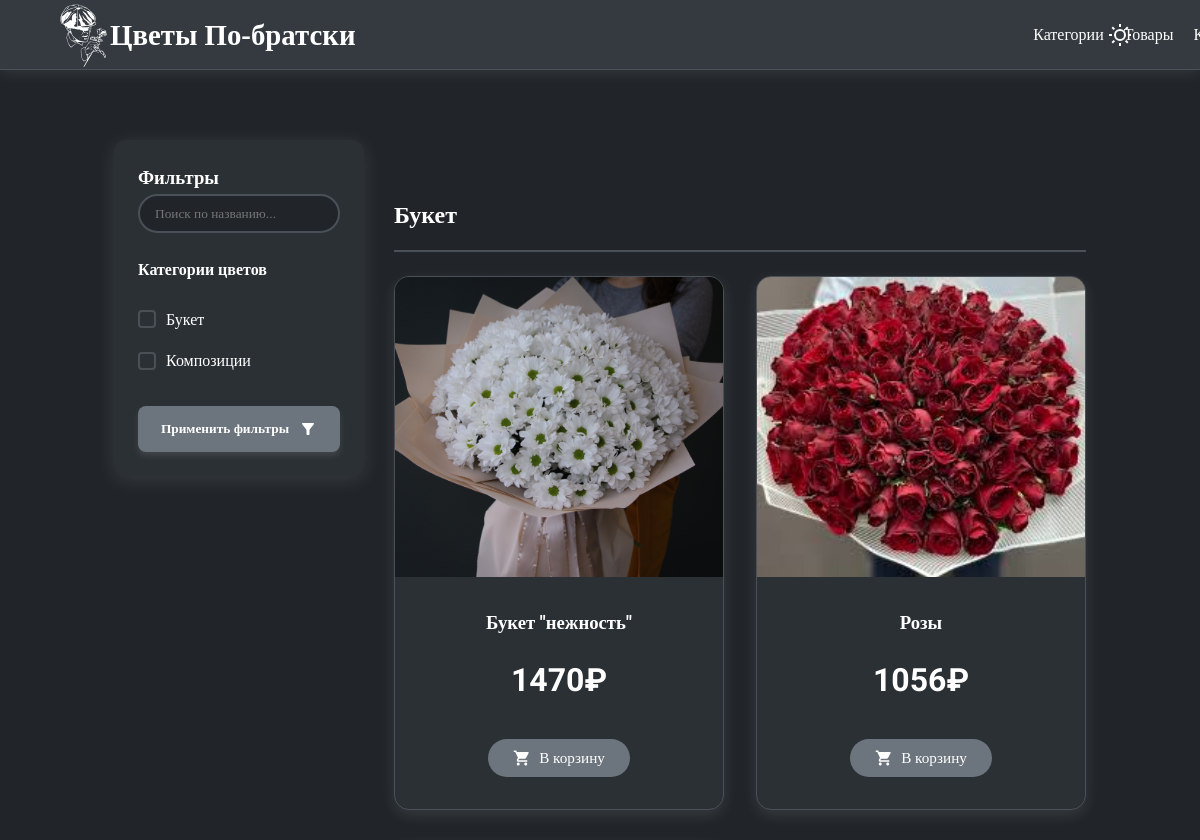
The page /products (upper part) on the database as committed earlier.
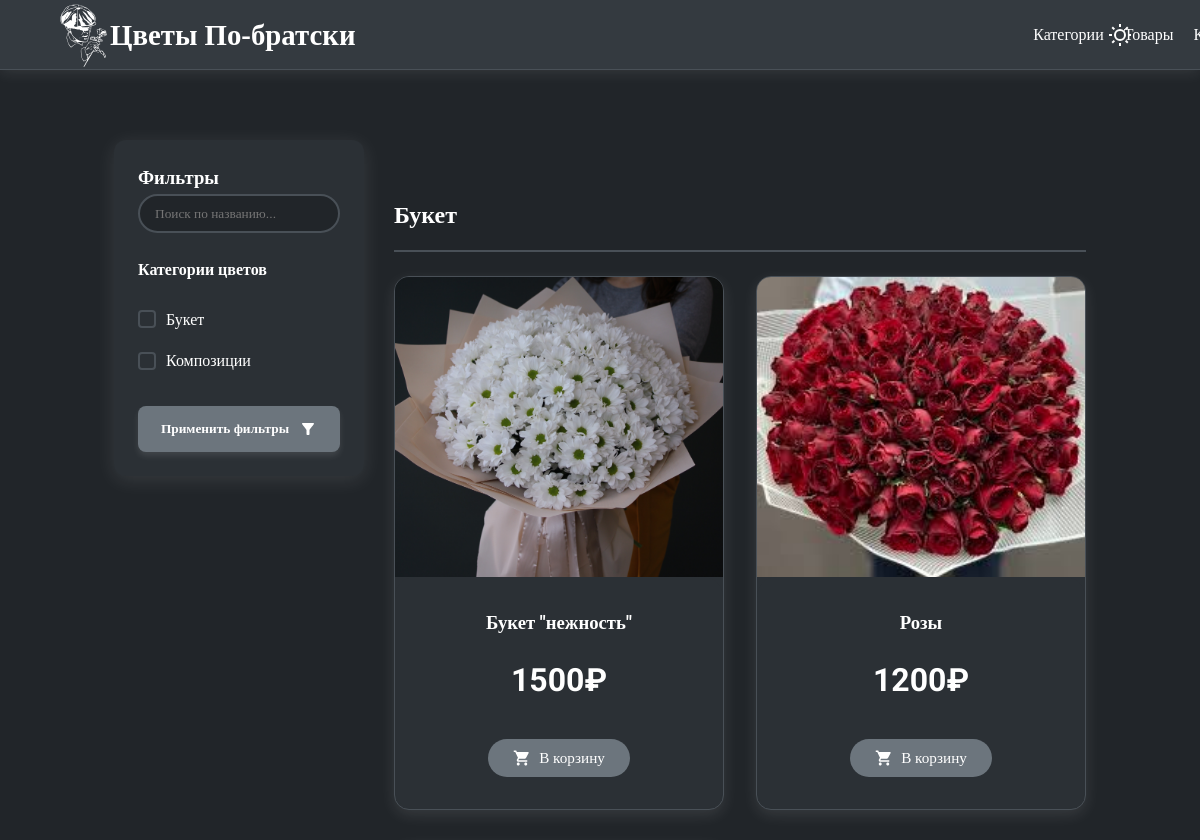
The same page on the database as committed later.
### main/models.py (models this page shows, shortened)
class Product(models.Model):
    category = models.ForeignKey(
        Category,
        related_name="products",
        on_delete=models.CASCADE,
        verbose_name="категория",
    )
    name = models.CharField(max_length=150, verbose_name="название товара")
    slug = models.SlugField(
        max_length=150,
        unique=True,
        verbose_name="Ссылка на товар (заполняется автоматически)",
    )
    image = models.ImageField(
        upload_to="products/%Y/%m/%d", blank=True, verbose_name="Изображение"
    )
    description = RichTextField(
        blank=True, verbose_name="Описание букета (не обязательно)"
    )
    price = models.DecimalField(
        max_digits=10, decimal_places=0, verbose_name="стоимость"
    )
    available = models.BooleanField(default=True, verbose_name="доступно ли")
    created = models.DateTimeField(auto_now_add=True, verbose_name="Дата создания")
    updated = models.DateTimeField(auto_now=True, verbose_name="Дата обновления")
    discount = models.DecimalField(
        default=0, max_digits=4, decimal_places=0, verbose_name="скидка в процентах"
    )
    quantity = models.IntegerField(blank=False, verbose_name="количество", default=1)
    purchased = models.IntegerField(
        blank=True, verbose_name="количество продаж", default=0
    )
    class Meta:
        ordering = [
            "name",
        ]
        indexes = [
            models.Index(fields=["id", "slug"]),
            models.Index(fields=["name"]),
            models.Index(fields=["-created"]),
        ]
        verbose_name = "товар"
        verbose_name_plural = "товары"
    def sell_price(self):
        if self.discount:
            return round(self.price - self.price * self.discount / 100, 0)
        return self.price

### main/views.py (the view)
# urls.py: path("products", views.product_list, name="product_list"),
def product_list(request, category_slug=None):
    selected_categories = request.GET.getlist("category")
    search_query = request.GET.get("search", "").strip()
    products = Product.objects.filter(available=True)
    categories = (
        Category.objects.annotate(
            num_products=Count("products")  # Закрываем annotate здесь
        )
        .filter(num_products__gt=0)
        .order_by("name")
    )
    filtered_products = Product.objects.all()
    if selected_categories:
        filtered_products = filtered_products.filter(
            category__name__in=selected_categories
        )
    if search_query:
        filtered_products = filtered_products.filter(
            Q(name__iregex=search_query) | Q(description__iregex=search_query)
        )
    grouped_products = []
    for category in categories:
        products = filtered_products.filter(category=category)
        if products.exists():
            grouped_products.append((category, products))
    return render(
        request,
        "main/product/list.html",
        {
            "products": products,
            "category": category,
            "categories": categories,
            "slug_url": category_slug,
            "grouped_products": grouped_products,
            "selected_categories": selected_categories,
            "search_query": search_query,
        },
    )

### cart/context_processors.py (called while the page is built)
def cart(request):
    return {"cart": request.session.get(settings.CART_SESSION_ID, {})}

### main/templates/main/product/list.html (shortened to what this page needs)
{% extends 'main/base.html' %}
{% load static %}
{% block content %}
  <section class="products-page">
    <div class="products-container">
      <aside class="products-sidebar">
        <div class="filters-widget">
          <h3>Фильтры</h3>
          <form method="GET" action="{% url 'main:product_list' %}" class="filters-form">
          <div class="search-box">
            <input type="search" name="search" value="{{ search_query }}" placeholder="Поиск по названию..." class="search-input" />
          </div>
          <h4>Категории цветов</h4>
          <div class="category-list">
            {% for category in categories %}
              <label class="category-item">
                <span class="custom-checkbox"></span>
                {{ category.name }}
              </label>
            {% endfor %}
          </div>
          <button class="apply-filters-btn btn-hover" type="submit" >
            Применить фильтры<svg class="filter-icon" viewBox="0 0 24 24">
              <path d="M4.25 5.61C6.27 8.2 10 13 10 13v6c0 .55.45 1 1 1h2c.55 0 1-.45 1-1v-6s3.72-4.8 5.74-7.39c.51-.66.04-1.61-.79-1.61H5.04c-.83 0-1.3.95-.79 1.61z" />
            </svg>
          </button>
          </form>
        </div>
      </aside>
      <main class="products-main">
        {% for category, products in grouped_products %}
          <section class="products-category">
            <h2 class="category-title">{{ category.name }}</h2>
            <div class="products-grid">
              {% for product in products %}
                  <div class="product-card" data-price="50" data-category="wedding">
                    <a href="{% url 'main:product_detail' product.slug %}" style="text-decoration: none; color: var(--text-color)">
                    <div class="product-image" style="background-image: url({{ product.image.url }})"></div>
                    <div class="product-info">
                      <h3>{{ product.name }}</h3>
                      <p class="product-price">{{ product.sell_price }}₽</p>
                      </a>
                     <form action="{% url 'cart:add' product.slug %}" method="post" class="add-to-cart-form">
                <button class="add-to-cart-btn btn-hover" type="submit">
                  В корзину
                </button>
              </form>
                    </div>
                  </div>
              {% endfor %}
          </section>
        {% endfor %}
{% endblock %}

Rows that differ between the two databases and show on the page:
changed Product "Букет \"нежность\"": sell_price "1470" → "1500"
changed Product "Розы": sell_price "1056" → "1200"
